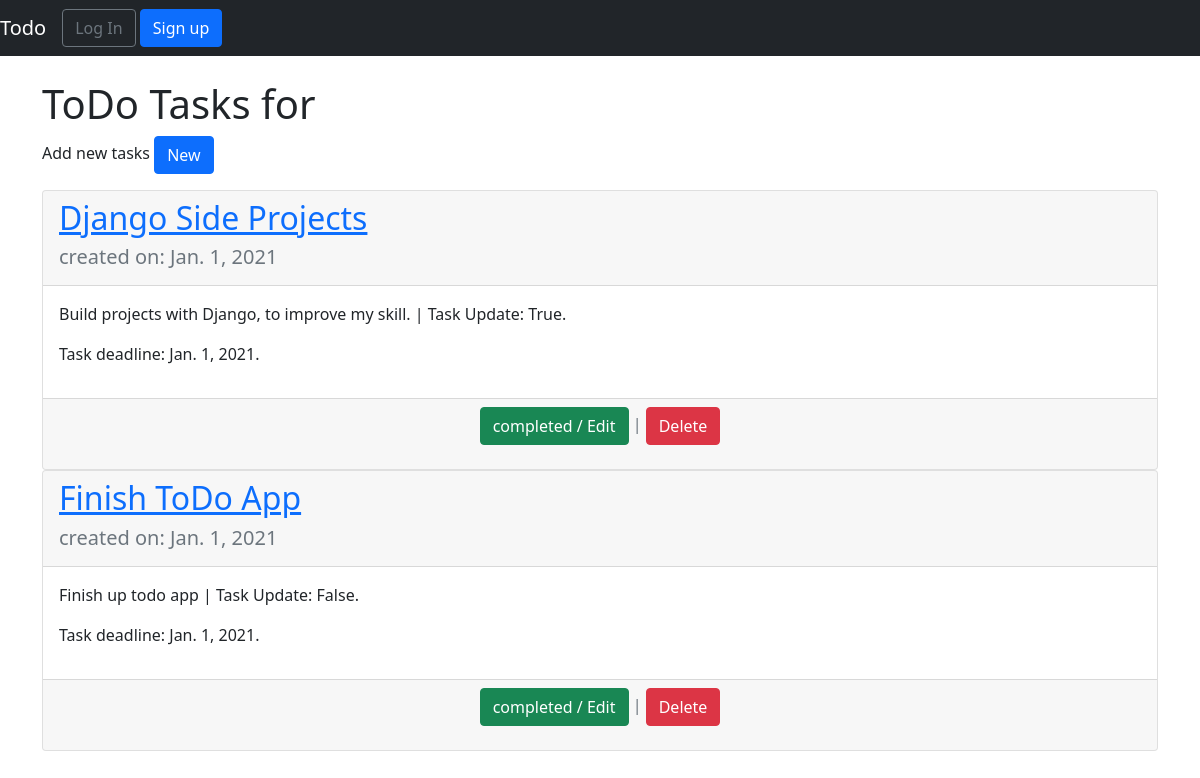
/todo/, run on the app's committed database.
### todo/models.py (models this page shows, shortened)
class TodoItems(models.Model):
    title = models.CharField(max_length= 100)
    body = models.TextField()
    created = models.DateField(default= timezone.now().strftime('%Y-%m-%d'))
    due_date = models.DateField(default= timezone.now().strftime('%Y-%m-%d'))
    category = models.ForeignKey(Category,on_delete=models.SET_DEFAULT, default='general')
    completed = models.BooleanField(default= False)
    class Meta:
        ordering = ['-created']

### todo/views.py (the view)
# urls.py: path('todo/',TodoListView.as_view(), name= 'todo'),
class TodoListView(ListView):
    model= TodoItems
    template_name = 'todolist.html'

### templates/todolist.html (shortened to what this page needs)
{% extends 'base.html' %}
{% block content %}
<h1>ToDo Tasks for {{ user.username }}</h1>
<p>Add new tasks <a class="btn btn-primary" href="{% url 'new' %}">New</a></p>
{% for post in object_list %}
<div class="card">
    <div class="card-header">
    <h2><a href="#">{{ post.title }}</a> </h2>
    <span class="text-muted"><h5>created on: {{ post.created }}</h5>
    </span>
</div>
<div class="card-body">
    <p>{{ post.body }} | Task Update: {{ post.completed }}.</p>
    <p> Task deadline: {{ post.due_date }}.</p>
</div>
<div class="card-footer text-center text-muted">
    <p> <a class="btn btn-success" href="{% url 'update' post.pk %}">completed / Edit</a> | <a class="btn btn-danger" href="{% url 'delete' post.pk %}">Delete</a> </p>
</div>
</div>
{% endfor %}
{% endblock %}

### templates/base.html (shortened to what this page needs)
<!DOCTYPE html>
<html lang="en">
<head>
    <link rel="stylesheet" href="https://stackpath.bootstrapcdn.com/bootstrap/5.0.0-alpha2/css/bootstrap.min.css">
</head>
<body>
    <nav class="navbar navbar-expand-md navbar-dark bg-dark mb-4">
        {% if user.is_authenticated %}
        <a href="{% url 'todo' %}" class="navbar-brand">Todo</a>
        {% else %}
        <a href="{% url 'home' %}" class="navbar-brand">Todo</a>
        {% endif %}
        <div class="collapse navbar-collapse" id="navbarCollapse">
        {% if user.is_authenticated %}
        <ul class="navbar-nav ml-auto">
        <li class="nav-item">
        <a class="nav-link dropdown-toggle" href="#" id="userMenu"
        data-toggle="dropdown" aria-haspopup="true"
        aria-expanded="false">
        {{ user.username }}
        </a>
        <div class="dropdown-menu dropdown-menu-right"
        aria-labelledby="userMenu">
        <a class="dropdown-item"
        href="{% url 'password_change'%}">Change password</a>
        <div class="dropdown-divider"></div>
        <a class="dropdown-item" href="{% url 'logout' %}">
        Log Out</a>
        </div>
        </li>
        </ul>
        {% else %}
        <form class="form-inline ml-auto">
        <a href="{% url 'login' %}" class="btn btn-outline-secondary">
        Log In</a>
        <a href="{% url 'signup' %}" class="btn btn-primary ml-4 ">
            Sign up</a>
</form>
{% endif %}
</div>
    </nav>
    <div class="container">
    {% block content %}
    {% endblock %}
</div>
</body>
</html>

### data on the page
TodoItems: title "Django Side Projects", created "Jan. 1, 2021", body "Build projects with Django, to improve my skill.", completed "True", due_date "Jan. 1, 2021"
TodoItems: title "Finish ToDo App", created "Jan. 1, 2021", body "Finish up todo app", completed "False", due_date "Jan. 1, 2021"
